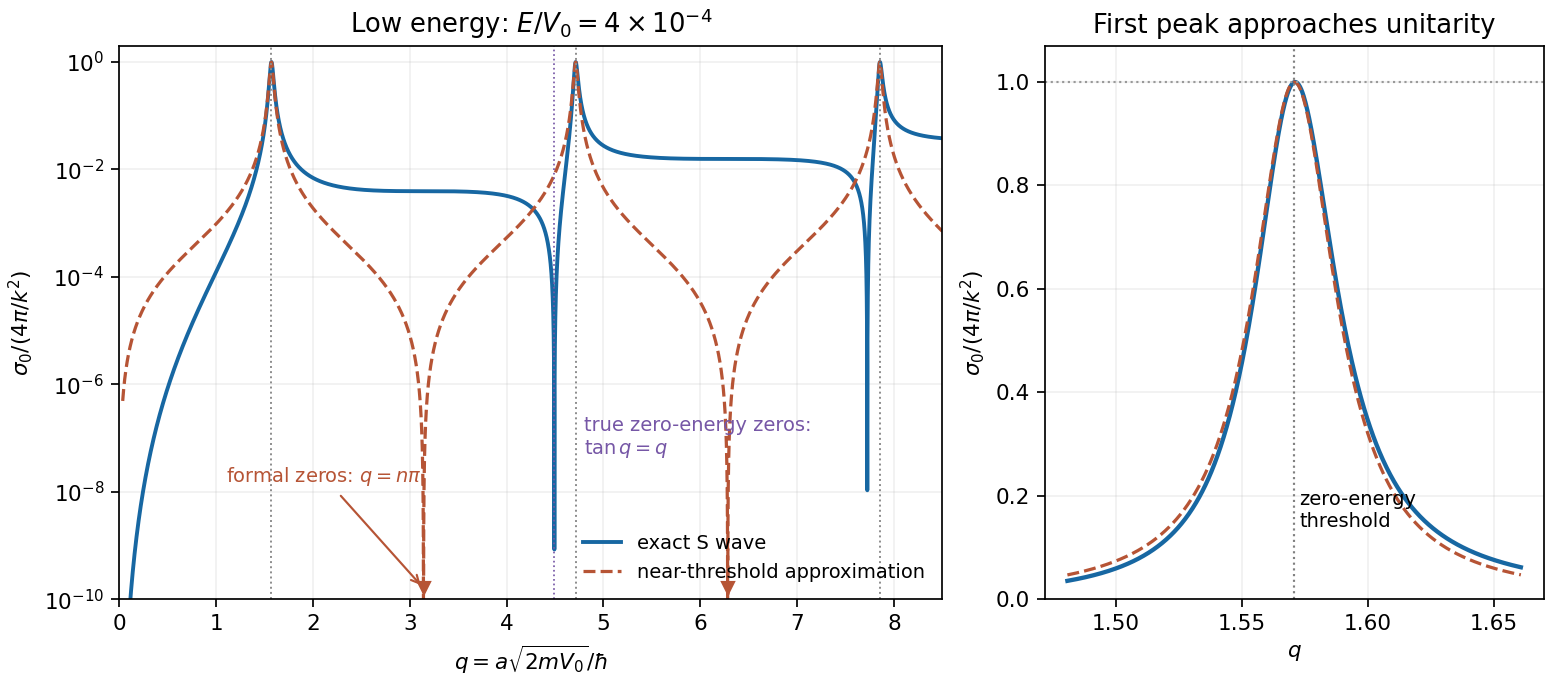

The Python source for this figure:
"""Original exact/approximate S-wave comparison. Python 3.14, NumPy/Matplotlib."""
import numpy as np
import matplotlib.pyplot as plt

plt.rcParams.update({"font.size": 10, "figure.facecolor": "white"})
ratio = 4e-4
k = np.sqrt(ratio)
inner_k = np.sqrt(1+ratio)
q = np.linspace(.035, 8.5, 35000)
phase = np.arctan2(k*np.sin(inner_k*q), inner_k*np.cos(inner_k*q))-k*q
exact = np.sin(phase)**2
approximation = ratio*np.sin(q)**2/(ratio*np.sin(q)**2+np.cos(q)**2)
fig, (ax, zoom) = plt.subplots(1, 2, figsize=(10, 4.4), layout="constrained",
                              gridspec_kw={"width_ratios": [1.65, 1]})
ax.semilogy(q, exact, color="#1767a2", lw=1.8, label="exact S wave")
ax.semilogy(q, approximation, "--", color="#b65435", lw=1.5,
            label="near-threshold approximation")
for threshold in np.pi*(np.arange(3)+.5):
    ax.axvline(threshold, color=".55", ls=":", lw=.9)
ax.plot([np.pi, 2*np.pi], [1.6e-10]*2, "v", color="#b65435", ms=6)
ax.annotate(r"formal zeros: $q=n\pi$", (np.pi, 1.6e-10), (1.1, 1.5e-8),
            arrowprops={"arrowstyle": "->", "color": "#b65435"},
            color="#b65435", fontsize=9)
root = 4.493409457909064
ax.axvline(root, color="#7657a6", ls=":", lw=.8)
ax.text(4.8, 5e-8, r"true zero-energy zeros:"+"\n"+r"$\tan q=q$",
        fontsize=9, color="#7657a6")
ax.set(xlabel=r"$q=a\sqrt{2mV_0}/\hbar$",
       ylabel=r"$\sigma_0/(4\pi/k^2)$",
       xlim=(0, 8.5), ylim=(1e-10, 2),
       title=r"Low energy: $E/V_0=4\times10^{-4}$")
ax.grid(alpha=.18)
ax.legend(loc="lower right", frameon=False, fontsize=9)
selected = abs(q-np.pi/2)<.09
zoom.plot(q[selected], exact[selected], color="#1767a2", lw=2)
zoom.plot(q[selected], approximation[selected], "--", color="#b65435", lw=1.5)
zoom.axvline(np.pi/2, color=".5", ls=":", lw=1)
zoom.axhline(1, color=".6", ls=":", lw=1)
zoom.text(np.pi/2+.002, .14, "zero-energy\nthreshold", fontsize=9)
zoom.set(xlabel=r"$q$", ylabel=r"$\sigma_0/(4\pi/k^2)$",
         ylim=(0, 1.07), title="First peak approaches unitarity")
zoom.grid(alpha=.18)
fig.savefig("paper-1-square-well-resonances.png", dpi=155, facecolor="white")
